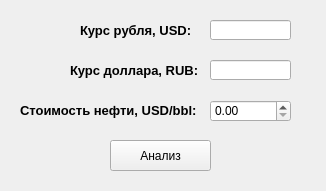
<?xml version="1.0" encoding="UTF-8"?>
<ui version="4.0">
 <class>Form</class>
 <widget class="QWidget" name="Form">
  <property name="geometry">
   <rect>
    <x>0</x>
    <y>0</y>
    <width>326</width>
    <height>191</height>
   </rect>
  </property>
  <property name="windowTitle">
   <string>Form</string>
  </property>
  <widget class="QDoubleSpinBox" name="doubleSpinBox">
   <property name="geometry">
    <rect>
     <x>210</x>
     <y>100</y>
     <width>81</width>
     <height>22</height>
    </rect>
   </property>
  </widget>
  <widget class="QLabel" name="label">
   <property name="geometry">
    <rect>
     <x>20</x>
     <y>100</y>
     <width>181</width>
     <height>21</height>
    </rect>
   </property>
   <property name="font">
    <font>
     <pointsize>10</pointsize>
     <weight>75</weight>
     <bold>true</bold>
    </font>
   </property>
   <property name="text">
    <string>Стоимость нефти, USD/bbl:</string>
   </property>
  </widget>
  <widget class="QPushButton" name="pushButton">
   <property name="geometry">
    <rect>
     <x>110</x>
     <y>140</y>
     <width>101</width>
     <height>31</height>
    </rect>
   </property>
   <property name="text">
    <string>Анализ</string>
   </property>
  </widget>
  <widget class="QLabel" name="label_2">
   <property name="geometry">
    <rect>
     <x>70</x>
     <y>60</y>
     <width>141</width>
     <height>21</height>
    </rect>
   </property>
   <property name="font">
    <font>
     <pointsize>10</pointsize>
     <weight>75</weight>
     <bold>true</bold>
    </font>
   </property>
   <property name="text">
    <string>Курс доллара, RUB:</string>
   </property>
  </widget>
  <widget class="QLineEdit" name="lineEdit">
   <property name="geometry">
    <rect>
     <x>210</x>
     <y>60</y>
     <width>81</width>
     <height>20</height>
    </rect>
   </property>
  </widget>
  <widget class="QLineEdit" name="lineEdit_2">
   <property name="geometry">
    <rect>
     <x>210</x>
     <y>20</y>
     <width>81</width>
     <height>20</height>
    </rect>
   </property>
  </widget>
  <widget class="QLabel" name="label_3">
   <property name="geometry">
    <rect>
     <x>80</x>
     <y>20</y>
     <width>121</width>
     <height>21</height>
    </rect>
   </property>
   <property name="font">
    <font>
     <pointsize>10</pointsize>
     <weight>75</weight>
     <bold>true</bold>
    </font>
   </property>
   <property name="text">
    <string>Курс рубля, USD:</string>
   </property>
  </widget>
 </widget>
 <resources/>
 <connections/>
</ui>
